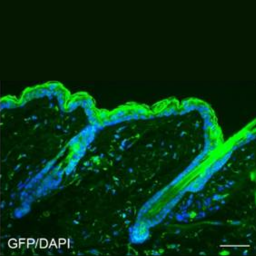
#> input picture data/images/train/cell_01.png, 256 x 256 px, found by its file name; its folder holds only this picture in this run
$ python make_binary_masks.py
#> lines starting #> are read from the running program, lines starting #| are printed output that depends on the picture; after the words box and inside, x2 and y2 are one past the last pixel; in counts of white or black regions, pixels touching at a corner belong together
import os
import numpy as np
from PIL import Image

MASK_DIR = "data/masks/train" #IMPUT YOUR FILE PATH HERE [JUST FOR REFERENCE]
OUT_DIR = "data/masks/train_bin" #IMPUT YOUR FILE PATH HERE [JUST FOR REFERENCE]
os.makedirs(OUT_DIR, exist_ok=True)

THRESHOLD = 50

for fname in os.listdir(MASK_DIR):
    if not fname.lower().endswith((".png", ".jpg", ".jpeg", ".tif")):
        continue

    img = Image.open(os.path.join(MASK_DIR, fname)).convert("L")
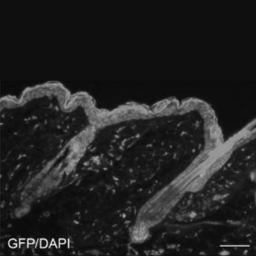
#> img: PIL image 256x256 L; min 4, max 223, mean 34.2
    arr = np.array(img)
    binary = (arr > THRESHOLD).astype(np.uint8) * 255
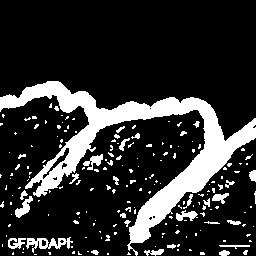
#> binary: shape (256, 256); 18.5% white; 192 white regions (161 under 20 px), largest, box (x1, y1, x2, y2) and area: (0, 81, 256, 256) 9124, (26, 237, 73, 253) 320, (15, 196, 33, 218) 170
    Image.fromarray(binary).save(os.path.join(OUT_DIR, fname))

print(f"✅ All masks converted to binary and saved in {OUT_DIR}")

$ run again, on data/images/train/cell_02.png
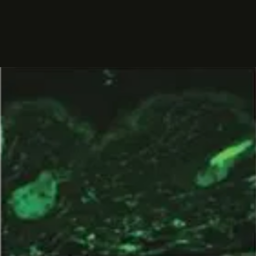
#> input picture data/images/train/cell_02.png, 256 x 256 px, found by its file name
#> `img = Image.open(os.path.join(MASK_DIR, fname)).convert("L")`:
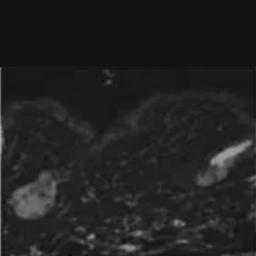
#> img: PIL image 256x256 L; min 13, max 176, mean 33.6
#> `binary = (arr > THRESHOLD).astype(np.uint8) * 255`:
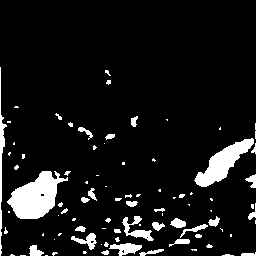
#> binary: shape (256, 256); 8.7% white; 88 white regions (57 under 20 px), largest, box (x1, y1, x2, y2) and area: (7, 171, 68, 219) 1643, (194, 138, 254, 187) 1125, (0, 67, 7, 256) 380

$ run again, on data/images/train/cell_03.png
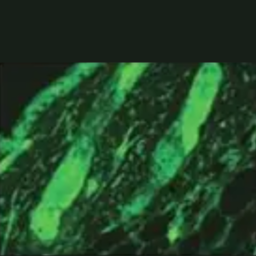
#> input picture data/images/train/cell_03.png, 256 x 256 px, found by its file name
#> `img = Image.open(os.path.join(MASK_DIR, fname)).convert("L")`:
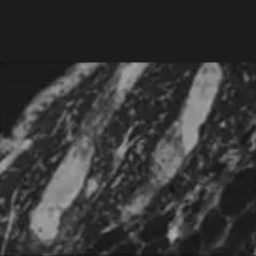
#> img: PIL image 256x256 L; min 17, max 174, mean 55.3
#> `binary = (arr > THRESHOLD).astype(np.uint8) * 255`:
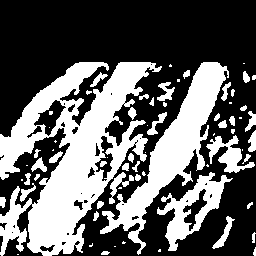
#> binary: shape (256, 256); 38.3% white; 69 white regions (29 under 20 px), largest, box (x1, y1, x2, y2) and area: (0, 62, 162, 256) 13793, (100, 62, 229, 255) 5903, (157, 172, 233, 251) 1973
